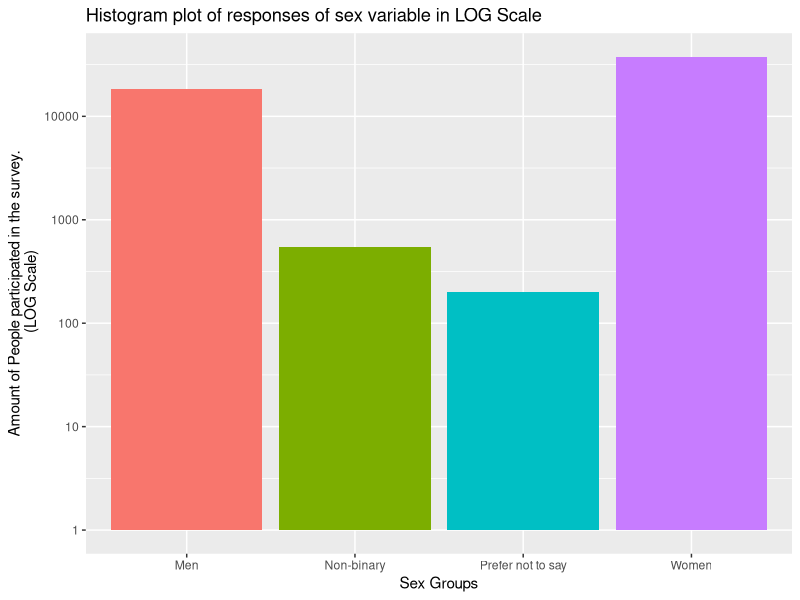
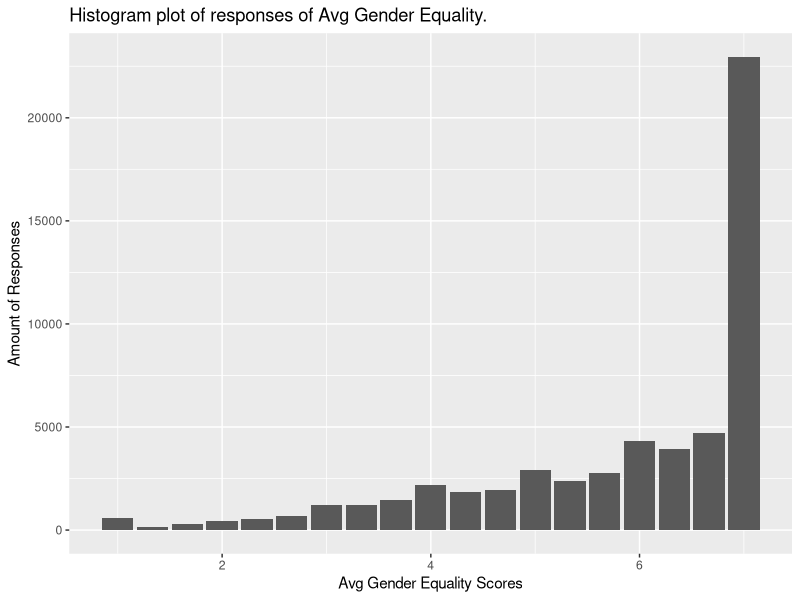
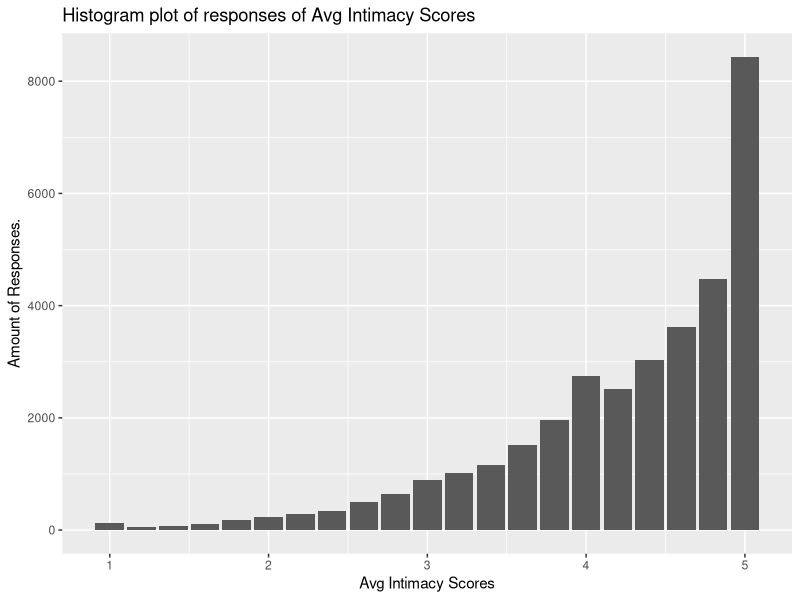
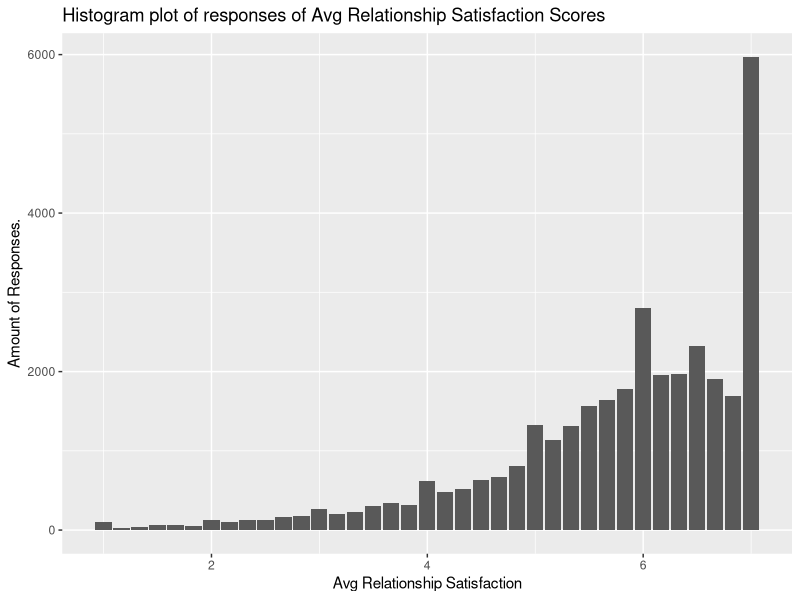
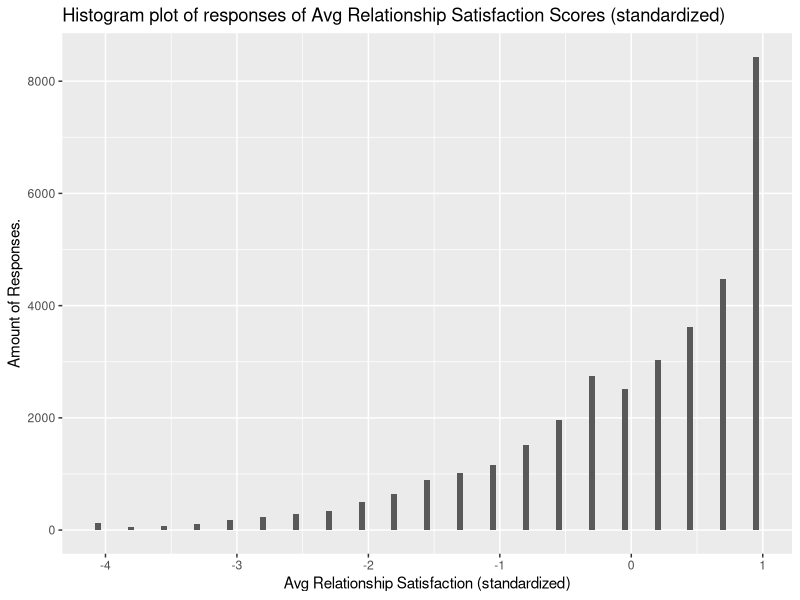

Reproduce these figures in R, in order.
## ---- chunk 1
# Open the project's .Rproj file before running chunks.
# Install psych once in the Console if needed: install.packages("psych")

library(psych)
library(ggplot2)

h1Data <- read.csv("processed-data/H1.csv")
h2Data <- read.csv("processed-data/H2.csv")


## ---- chunk 2
# A histogram groups numerical values into intervals (bins).
# Bar height shows how many observations fall in each interval.
# Start by looking at the distribution before calculating summary statistics.
# Add readable labels to the same histogram.

#H1
## Sex (categorical variable)

sex_bar <- ggplot(data = h1Data,
                     aes(x = Sex,
                     fill = Sex)) +
  geom_bar() +
  labs(x="Sex Groups",
       y="Amount of People participated in the survey.\n (LOG Scale)",
       title="Histogram plot of responses of sex variable in LOG Scale") + theme(legend.position = "none") +
  scale_y_log10()
sex_bar


genderEqBar <- ggplot(data = h1Data,
                     aes(x = avgGenderEq,
                     fill = avgGenderEq)) +
  geom_bar() +
  labs(x="Avg Gender Equality Scores",
       y="Amount of Responses",
       title="Histogram plot of responses of Avg Gender Equality.") + theme(legend.position = "none") 
genderEqBar


avgLoveIntimacy <- ggplot(data = h2Data,
                     aes(x = avgLoveIntimacy,
                     fill = avgLoveIntimacy)) +
  geom_bar() +
  labs(x="Avg Intimacy Scores",
       y="Amount of Responses.",
       title="Histogram plot of responses of Avg Intimacy Scores") + theme(legend.position = "none") 
avgLoveIntimacy


avgRelationshipSatis <- ggplot(data = h2Data,
                     aes(x = avgPrqc,
                     fill = avgPrqc)) +
  geom_bar() +
  labs(x="Avg Relationship Satisfaction",
       y="Amount of Responses.",
       title="Histogram plot of responses of Avg Relationship Satisfaction Scores") + theme(legend.position = "none")
avgRelationshipSatis




## ---- chunk 3
# Mean: add the scores and divide by the number of observed responses.
mean(h1Data$avgGenderEq)
mean(h2Data$avgLoveIntimacy)
mean(h2Data$avgPrqc)

# Median: the middle score after sorting the responses.
median(h1Data$avgGenderEq)
median(h2Data$avgLoveIntimacy)
median(h2Data$avgPrqc)

# Table: count how many people are in each category.
table(h1Data$avgGenderEq)
table(h2Data$avgLoveIntimacy)
table(h2Data$avgPrqc)

# Range: return the minimum and maximum, rather than their difference.
range(h1Data$avgGenderEq)
range(h2Data$avgLoveIntimacy)
range(h2Data$avgPrqc)

# IQR: the 75th percentile minus the 25th percentile.
IQR(h1Data$avgGenderEq)
IQR(h2Data$avgLoveIntimacy)
IQR(h2Data$avgPrqc)


## ---- chunk 4
# scale() uses z = (original score - mean) / standard deviation by default.
# Keep the original commitment scores and store the standardized values separately.
# scale() returns a matrix; as.numeric() makes a simple numeric column.

# Standardized scores have mean approximately 0 and standard deviation 1.

#Standardize H1: Avg Gender Equality
h1Data$avgGenderEqStandardized <- as.numeric(scale(h1Data$avgGenderEq))

#Standardize H2: avg prqc
h2Data$avgPrqcStandardized <- as.numeric(scale(h2Data$avgPrqc))

#Standardize H2: avg love intimacy
h2Data$avgLoveIntimacyStandardized <- as.numeric(scale(h2Data$avgLoveIntimacy))

## ---- chunk 5

ggplot(data = h2Data,
                     aes(x = avgLoveIntimacyStandardized,
                     fill = avgLoveIntimacyStandardized)) +
  geom_bar() +
  labs(x="Avg Relationship Satisfaction (standardized)",
       y="Amount of Responses.",
       title="Histogram plot of responses of Avg Relationship Satisfaction Scores (standardized)") + theme(legend.position = "none")


## ---- chunk 6
# Covariance describes whether two variables tend to move together.
# Positive: higher values tend to occur together. Negative: higher values tend to accompany lower values.
# Its size depends on the units and is not restricted to -1 through 1.

# Pearson correlation expresses a linear association on a -1 to 1 scale.


#Covariance for H2 
cov(h2Data$avgLoveIntimacy, h2Data$avgPrqc, use = "complete.obs")
## output: high correlation
# Correlation for H2
cor(h2Data$avgLoveIntimacy, h2Data$avgPrqc, use = "complete.obs")
## output: high correlation

#Correlation Matrix for H2
corData <- h2Data[, c("avgLoveIntimacy", "avgPrqc")]
cor(corData, use = "complete.obs")
## ---- chunk 7
# summary() reports minimum, quartiles, median, mean, maximum, and missing counts when present.

# psych::describe() reports n, mean, SD, median, minimum, maximum, range width (max minus min), skewness, kurtosis, and other summaries.
# However it does not report every statistic above: compute IQR, cov(), and cor() separately.


summary(h1Data$avgGenderEq)
psych::describe(h1Data$avgGenderEq)

summary(h2Data$avgPrqc)
psych::describe(h2Data$avgPrqc)

summary(h2Data$avgLoveIntimacy)
psych::describe(h2Data$avgLoveIntimacy)

## ---- chunk 8
# aggregate() allows to calculate statistics seperately for different groups in the dataset
## ind_rev_mean ~ Employment_group tells R to calculate the statistic seperately for each Employment_group

#mean
aggregate(avgGenderEq ~ avgGenderEqStandardized,
          data = h1Data,
          FUN = mean,
          na.rm = TRUE)
#median
aggregate(avgGenderEq ~ avgGenderEqStandardized,
          data = h1Data,
          FUN = median,
          na.rm = TRUE)
#standard deviation
aggregate(avgGenderEq ~ avgGenderEqStandardized,
          data = h1Data,
          FUN = sd,
          na.rm = TRUE)

## ---- chunk 9
#mean
aggregate(avgLoveIntimacy ~ avgPrqc,
          data = h2Data,
          FUN = mean,
          na.rm = TRUE)
#median
aggregate(avgLoveIntimacy ~ avgPrqc,
          data = h2Data,
          FUN = median,
          na.rm = TRUE)
#standard deviation
aggregate(avgLoveIntimacy ~ avgPrqc,
          data = h2Data,
          FUN = sd,
          na.rm = TRUE)
